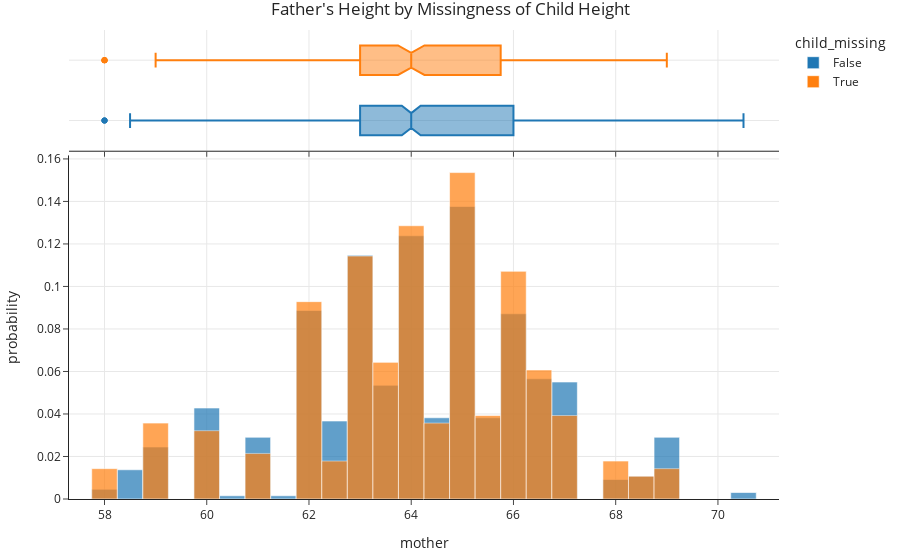

Source (notebook cell):
### Markdown cell above
### Comparing null and non-null `'child'` distributions for `'father'`

- We again must compare two distributions:
    1. The distribution of `'father'` when `'child'` is missing.
    2. The distribution of `'father'` when `'child'` is not missing.

- If the distributions are similar, we conclude that the missingness of `'child'` is not dependent on the height of the `'father'`.

- We can again use a permutation test.

### Code cell
px.histogram(heights_mcar, x='father', color='child_missing', histnorm='probability', marginal='box',
             title="Father's Height by Missingness of Child Height", barmode='overlay', opacity=0.7)

### Figure 1 — Plotly figure (JSON) as saved in the notebook; plotly's stock layout.template omitted (floating-point values rounded to 4 significant figures; data arrays with more than 128 entries replaced by an {"elided": "..."} marker saying what was removed)
{"data": [{"alignmentgroup": "True", "bingroup": "x", "histnorm": "probability", "hovertemplate": "child_missing=False<br>mother=%{x}<br>probability=%{y}<extra></extra>", "legendgroup": "False", "marker": {"color": "#1F77B4", "opacity": 0.7, "pattern": {"shape": ""}}, "name": "False", "offsetgroup": "False", "orientation": "v", "showlegend": true, "type": "histogram", "x": {"elided": "654 float values"}, "xaxis": "x", "yaxis": "y"}, {"alignmentgroup": "True", "hovertemplate": "child_missing=False<br>mother=%{x}<extra></extra>", "legendgroup": "False", "marker": {"color": "#1F77B4"}, "name": "False", "notched": true, "offsetgroup": "False", "showlegend": false, "type": "box", "x": {"elided": "654 float values"}, "xaxis": "x2", "yaxis": "y2"}, {"alignmentgroup": "True", "bingroup": "x", "histnorm": "probability", "hovertemplate": "child_missing=True<br>mother=%{x}<br>probability=%{y}<extra></extra>", "legendgroup": "True", "marker": {"color": "#FF7F0E", "opacity": 0.7, "pattern": {"shape": ""}}, "name": "True", "offsetgroup": "True", "orientation": "v", "showlegend": true, "type": "histogram", "x": {"elided": "280 float values"}, "xaxis": "x", "yaxis": "y"}, {"alignmentgroup": "True", "hovertemplate": "child_missing=True<br>mother=%{x}<extra></extra>", "legendgroup": "True", "marker": {"color": "#FF7F0E"}, "name": "True", "notched": true, "offsetgroup": "True", "showlegend": false, "type": "box", "x": {"elided": "280 float values"}, "xaxis": "x2", "yaxis": "y2"}], "layout": {"autosize": true, "barmode": "overlay", "legend": {"title": {"text": "child_missing"}, "tracegroupgap": 0}, "title": {"text": "Father's Height by Missingness of Child Height"}, "xaxis": {"anchor": "y", "autorange": true, "domain": [0, 1], "range": [57.31, 71.19], "title": {"text": "mother"}, "type": "linear"}, "xaxis2": {"anchor": "y2", "autorange": true, "domain": [0, 1], "matches": "x", "range": [57.31, 71.19], "showticklabels": false, "type": "linear"}, "yaxis": {"anchor": "x", "autorange": true, "domain": [0, 0.7326], "range": [0, 0.1617], "title": {"text": "probability"}}, "yaxis2": {"anchor": "x2", "autorange": true, "domain": [0.7426, 1], "matches": "y2", "range": [-0.5, 1.5], "showline": false, "showticklabels": false, "ticks": "", "type": "category"}}}
